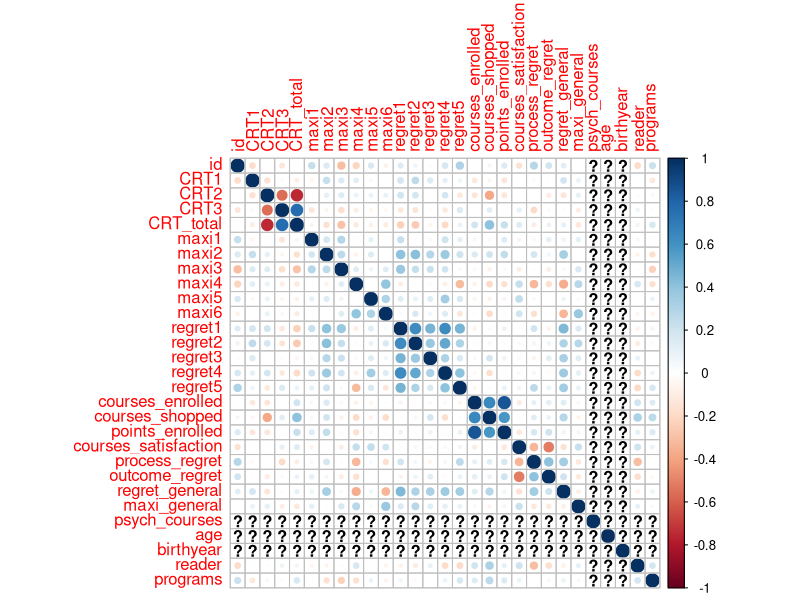

Source code (R):
## ---- chunk 1
knitr::opts_chunk$set(echo = TRUE)
## ---- chunk 2
my_df <- read.csv("../classdata_2018.csv")
head(my_df)
## ---- chunk 3
library(tidyverse)
library(corrplot)

cor_df <- my_df %>%
  select(-time_planning, -dec_mode, -class, -major, -school, -concentration, -gender, -handed)


corrplot(cor(cor_df))


summary(my_df$school)

# let's simplify our lives by only having 2 school groups
my_df2 <- my_df %>%
  filter(school == "CC" | school == "GS")

summary(my_df2$gender)
# again, let's simplify our lives by only having m/f

my_df2 <- my_df2 %>%
  filter(gender == "F" | gender == "M")

## ---- chunk 4
t.test(outcome_regret ~ school, data = my_df2)

## ---- chunk 5
one_way_anova <- aov(outcome_regret ~ school, data = my_df2)
summary(one_way_anova)
## ---- chunk 6
two_way_anova <- aov(outcome_regret ~ school*gender, data = my_df2)
summary(two_way_anova)
## ---- chunk 7
linear_model <- lm(outcome_regret ~ age*reader, data = my_df2)
anova(linear_model)
## ---- chunk 8
linear_model2 <- lm(maxi_general ~ school*gender + age, data = my_df2)
anova(linear_model2)
